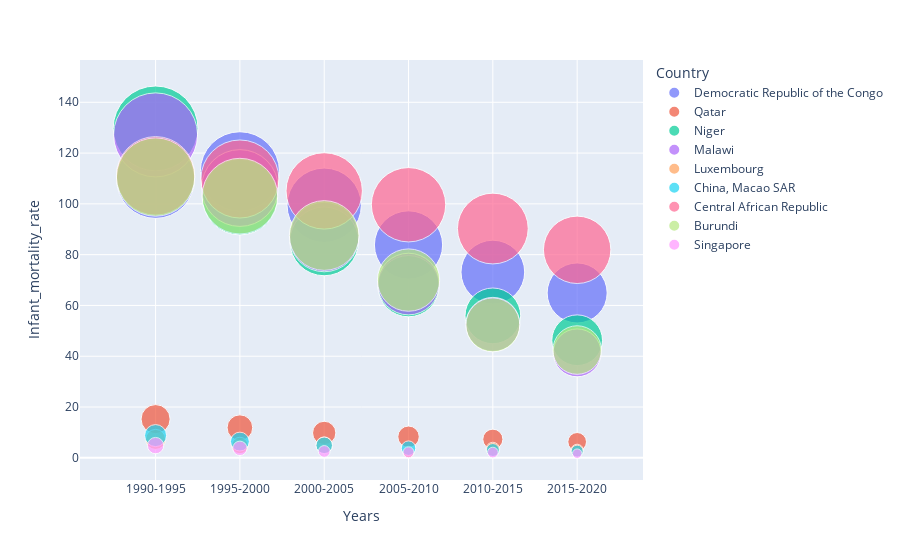

Here is the notebook cell this chart was saved with:
### Code cell
fig = px.scatter(imr, x="Years", y="Infant_mortality_rate", size='Infant_mortality_rate', color="Country",
           hover_name="Country", size_max=60)
fig.show()

### Figure 1 — Plotly figure (JSON) as saved in the notebook; plotly's stock layout.template omitted (floating-point values rounded to 4 significant figures)
{"data": [{"hovertemplate": "<b>%{hovertext}</b><br><br>Country=Democratic Republic of the Congo<br>Years=%{x}<br>Infant_mortality_rate=%{marker.size}<extra></extra>", "hovertext": ["Democratic Republic of the Congo", "Democratic Republic of the Congo", "Democratic Republic of the Congo", "Democratic Republic of the Congo", "Democratic Republic of the Congo", "Democratic Republic of the Congo"], "legendgroup": "Democratic Republic of the Congo", "marker": {"color": "#636efa", "size": [109.7, 112.8, 99.47, 83.83, 73.14, 64.92], "sizemode": "area", "sizeref": 0.03603, "symbol": "circle"}, "mode": "markers", "name": "Democratic Republic of the Congo", "orientation": "v", "showlegend": true, "type": "scatter", "x": ["1990-1995", "1995-2000", "2000-2005", "2005-2010", "2010-2015", "2015-2020"], "xaxis": "x", "y": [109.7, 112.8, 99.47, 83.83, 73.14, 64.92], "yaxis": "y"}, {"hovertemplate": "<b>%{hovertext}</b><br><br>Country=Qatar<br>Years=%{x}<br>Infant_mortality_rate=%{marker.size}<extra></extra>", "hovertext": ["Qatar", "Qatar", "Qatar", "Qatar", "Qatar", "Qatar"], "legendgroup": "Qatar", "marker": {"color": "#EF553B", "size": [15.24, 11.87, 9.799, 8.295, 7.319, 6.287], "sizemode": "area", "sizeref": 0.03603, "symbol": "circle"}, "mode": "markers", "name": "Qatar", "orientation": "v", "showlegend": true, "type": "scatter", "x": ["1990-1995", "1995-2000", "2000-2005", "2005-2010", "2010-2015", "2015-2020"], "xaxis": "x", "y": [15.24, 11.87, 9.799, 8.295, 7.319, 6.287], "yaxis": "y"}, {"hovertemplate": "<b>%{hovertext}</b><br><br>Country=Niger<br>Years=%{x}<br>Infant_mortality_rate=%{marker.size}<extra></extra>", "hovertext": ["Niger", "Niger", "Niger", "Niger", "Niger", "Niger"], "legendgroup": "Niger", "marker": {"color": "#00cc96", "size": [129.7, 102.6, 85.23, 67.59, 55.9, 46.3], "sizemode": "area", "sizeref": 0.03603, "symbol": "circle"}, "mode": "markers", "name": "Niger", "orientation": "v", "showlegend": true, "type": "scatter", "x": ["1990-1995", "1995-2000", "2000-2005", "2005-2010", "2010-2015", "2015-2020"], "xaxis": "x", "y": [129.7, 102.6, 85.23, 67.59, 55.9, 46.3], "yaxis": "y"}, {"hovertemplate": "<b>%{hovertext}</b><br><br>Country=Malawi<br>Years=%{x}<br>Infant_mortality_rate=%{marker.size}<extra></extra>", "hovertext": ["Malawi", "Malawi", "Malawi", "Malawi", "Malawi", "Malawi"], "legendgroup": "Malawi", "marker": {"color": "#ab63fa", "size": [127.2, 106.2, 86.94, 68.43, 52.55, 41.33], "sizemode": "area", "sizeref": 0.03603, "symbol": "circle"}, "mode": "markers", "name": "Malawi", "orientation": "v", "showlegend": true, "type": "scatter", "x": ["1990-1995", "1995-2000", "2000-2005", "2005-2010", "2010-2015", "2015-2020"], "xaxis": "x", "y": [127.2, 106.2, 86.94, 68.43, 52.55, 41.33], "yaxis": "y"}, {"hovertemplate": "<b>%{hovertext}</b><br><br>Country=Luxembourg<br>Years=%{x}<br>Infant_mortality_rate=%{marker.size}<extra></extra>", "hovertext": ["Luxembourg", "Luxembourg", "Luxembourg", "Luxembourg", "Luxembourg", "Luxembourg"], "legendgroup": "Luxembourg", "marker": {"color": "#FFA15A", "size": [7.249, 4.859, 4.959, 2.329, 3.414, 2.874], "sizemode": "area", "sizeref": 0.03603, "symbol": "circle"}, "mode": "markers", "name": "Luxembourg", "orientation": "v", "showlegend": true, "type": "scatter", "x": ["1990-1995", "1995-2000", "2000-2005", "2005-2010", "2010-2015", "2015-2020"], "xaxis": "x", "y": [7.249, 4.859, 4.959, 2.329, 3.414, 2.874], "yaxis": "y"}, {"hovertemplate": "<b>%{hovertext}</b><br><br>Country=China, Macao SAR<br>Years=%{x}<br>Infant_mortality_rate=%{marker.size}<extra></extra>", "hovertext": ["China, Macao SAR", "China, Macao SAR", "China, Macao SAR", "China, Macao SAR", "China, Macao SAR", "China, Macao SAR"], "legendgroup": "China, Macao SAR", "marker": {"color": "#19d3f3", "size": [8.755, 6.403, 4.919, 3.796, 3.06, 2.624], "sizemode": "area", "sizeref": 0.03603, "symbol": "circle"}, "mode": "markers", "name": "China, Macao SAR", "orientation": "v", "showlegend": true, "type": "scatter", "x": ["1990-1995", "1995-2000", "2000-2005", "2005-2010", "2010-2015", "2015-2020"], "xaxis": "x", "y": [8.755, 6.403, 4.919, 3.796, 3.06, 2.624], "yaxis": "y"}, {"hovertemplate": "<b>%{hovertext}</b><br><br>Country=Central African Republic<br>Years=%{x}<br>Infant_mortality_rate=%{marker.size}<extra></extra>", "hovertext": ["Central African Republic", "Central African Republic", "Central African Republic", "Central African Republic", "Central African Republic", "Central African Republic"], "legendgroup": "Central African Republic", "marker": {"color": "#FF6692", "size": [111.0, 109.8, 105.1, 99.65, 90.29, 81.9], "sizemode": "area", "sizeref": 0.03603, "symbol": "circle"}, "mode": "markers", "name": "Central African Republic", "orientation": "v", "showlegend": true, "type": "scatter", "x": ["1990-1995", "1995-2000", "2000-2005", "2005-2010", "2010-2015", "2015-2020"], "xaxis": "x", "y": [111.0, 109.8, 105.1, 99.65, 90.29, 81.9], "yaxis": "y"}, {"hovertemplate": "<b>%{hovertext}</b><br><br>Country=Burundi<br>Years=%{x}<br>Infant_mortality_rate=%{marker.size}<extra></extra>", "hovertext": ["Burundi", "Burundi", "Burundi", "Burundi", "Burundi", "Burundi"], "legendgroup": "Burundi", "marker": {"color": "#B6E880", "size": [110.6, 103.0, 87.54, 69.99, 52.33, 42.44], "sizemode": "area", "sizeref": 0.03603, "symbol": "circle"}, "mode": "markers", "name": "Burundi", "orientation": "v", "showlegend": true, "type": "scatter", "x": ["1990-1995", "1995-2000", "2000-2005", "2005-2010", "2010-2015", "2015-2020"], "xaxis": "x", "y": [110.6, 103.0, 87.54, 69.99, 52.33, 42.44], "yaxis": "y"}, {"hovertemplate": "<b>%{hovertext}</b><br><br>Country=Singapore<br>Years=%{x}<br>Infant_mortality_rate=%{marker.size}<extra></extra>", "hovertext": ["Singapore", "Singapore", "Singapore", "Singapore", "Singapore", "Singapore"], "legendgroup": "Singapore", "marker": {"color": "#FF97FF", "size": [4.812, 3.733, 2.504, 2.154, 2.065, 1.626], "sizemode": "area", "sizeref": 0.03603, "symbol": "circle"}, "mode": "markers", "name": "Singapore", "orientation": "v", "showlegend": true, "type": "scatter", "x": ["1990-1995", "1995-2000", "2000-2005", "2005-2010", "2010-2015", "2015-2020"], "xaxis": "x", "y": [4.812, 3.733, 2.504, 2.154, 2.065, 1.626], "yaxis": "y"}], "layout": {"legend": {"itemsizing": "constant", "title": {"text": "Country"}, "tracegroupgap": 0}, "margin": {"t": 60}, "xaxis": {"anchor": "y", "domain": [0, 1], "title": {"text": "Years"}}, "yaxis": {"anchor": "x", "domain": [0, 1], "title": {"text": "Infant_mortality_rate"}}}}
